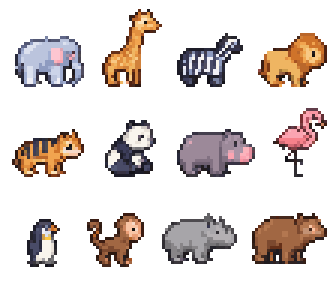
#> input picture art/pixellab/animals_sheet_chunky_1.png, 112 x 96 px (shown 3 times larger); its folder holds 8 pictures in this run
$ python slice_pixellab.py
#> lines starting #> are read from the running program, lines starting #| are printed output that depends on the picture; after the words box and inside, x2 and y2 are one past the last pixel; in counts of white or black regions, pixels touching at a corner belong together
"""Rozřeže sheety z PixelLabu (art/pixellab/*.png) na jednotlivé sprity do art/pixellab/sprites/.
Postup: souvislé skvrny (8-okolí, slepené do 3 px kvůli stínům), seřazené po řádcích zleva doprava podle seznamu jmen.
Stín zvířat (světle šedozelená 215,219,196) se přebarví na poloprůhlednou tmavou zeleň, ať sedí na trávě."""
import os, sys
import numpy as np
from PIL import Image
from scipy import ndimage as ndi

HERE = os.path.dirname(os.path.abspath(__file__))
SRC = os.path.join(HERE, '..', 'pixellab')
OUT = os.path.join(SRC, 'sprites'); os.makedirs(OUT, exist_ok=True)

ANIMALS = ['elephant', 'giraffe', 'zebra', 'lion', 'tiger', 'panda', 'hippo', 'flamingo', 'penguin', 'monkey', 'rhino', 'bear']
DECOR = ['bench_wood', 'bench_green', 'bench_stone', 'bench_color', 'lamp', 'bin', 'drink', 'signpost',
         'picnic', 'planter', 'fountain', 'hedge', 'statue', 'kiosk', 'palm_pot', 'balloons']

def slice_sheet(fn, names, rows, shadow=False, prefix='', grow=2):
#> called with fn = 'animals_sheet_chunky_1.png', rows = 3, shadow = False, prefix = 'a_', grow = 1
    im = Image.open(os.path.join(SRC, fn)).convert('RGBA'); a = np.array(im)
#> in slice_sheet, im is the input picture: PIL image 112x96 RGBA; mean R, G, B, A 37.9, 30, 27.1, 69.1
    if shadow:
        m = (a[:, :, 0] == 215) & (a[:, :, 1] == 219) & (a[:, :, 2] == 196) & (a[:, :, 3] > 0)
        a[m] = (40, 90, 45, 110)
    mask = a[:, :, 3] > 0
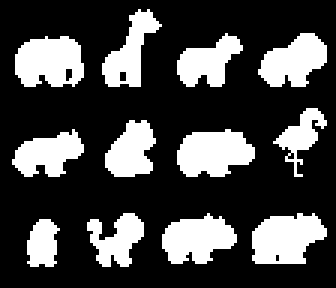
#> mask: shape (96, 112) bool (shown 3 times larger); 27.1% white; 12 white regions, largest, box (x1, y1, x2, y2) and area: (84, 71, 109, 88) 318, (5, 12, 28, 29) 314, (59, 43, 85, 59) 311
    grown = ndi.binary_dilation(mask, structure=np.ones((3, 3)), iterations=grow) if grow > 0 else mask
#> grown: shape (96, 112) bool; 37.8% white; 12 white regions, largest, box (x1, y1, x2, y2) and area: (4, 11, 29, 30) 417, (83, 70, 110, 89) 415, (58, 42, 86, 60) 405
    lab, n = ndi.label(grown, structure=np.ones((3, 3)))
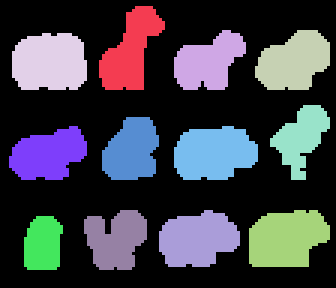
#> lab: shape (96, 112) int32 (shown 3 times larger); 13 distinct labels, from 0 to 12; one colour per label, 0 black
#> n = 12
    comps = []
    for k in range(1, n + 1):
        ys, xs = np.where((lab == k) & mask)
        if len(ys) < 25: continue
        comps.append((ys.min(), ys.max(), xs.min(), xs.max(), k))
#> after the loop, comps = [(3, 28, 34, 53, 1), (11, 28, 59, 80, 2), (11, 28, 86, 108, 3), (12, 28, 5, 27, 4), (36, 58, 91, 108, 5), (40, 58, 35, 51, 6), (43, 58, 4, 27, 7), (43, 58, 59, 84, 8), (71, 88, 29, 47, 9), (71, 87, 54, 78, 10), (71, 87, 84, 108, 11), (73, 88, 9, 19, 12)]
    if len(comps) != len(names):
        print(f'POZOR {fn}: nalezeno {len(comps)} skvrn, čekám {len(names)}');
    # řádky podle středu y
    comps.sort(key=lambda c: (c[0] + c[1]) / 2)
    per = len(names) // rows
    ordered = []
    for r in range(rows):
        chunk = sorted(comps[r * per:(r + 1) * per], key=lambda c: c[2])
        ordered += chunk
    for name, (y0, y1, x0, x1, k) in zip(names, ordered):
        sub = a[y0:y1 + 1, x0:x1 + 1].copy()
        keep = ((lab[y0:y1 + 1, x0:x1 + 1] == k) & (sub[:, :, 3] > 0))
        sub[~keep] = 0
        Image.fromarray(sub).save(os.path.join(OUT, f'{prefix}{name}.png'))
#> this loop made 12 passes
    return len(ordered)

PLANTS = ['oak1', 'oak2', 'oak3', 'pine1', 'pine2', 'birch', 'cherry', 'palm', 'bush1', 'bush2', 'flowers', 'reeds', 'tuft', 'bamboo', 'acacia', 'shrub']
TREE_SHADOW = ['oak1', 'oak2', 'oak3', 'pine1', 'pine2', 'birch', 'cherry', 'palm', 'bamboo', 'acacia']
CHEAP = ['alpaca', 'goat', 'sheep', 'rabbit', 'duck', 'donkey', 'pig', 'peacock', 'capybara', 'redpanda', 'meerkat', 'tortoise']
B1 = ['lodge', 'barn', 'pagoda', 'penguin_house', 'treehouse', 'aquarium', 'cafe', 'shop', 'aviary']
B2 = ['carousel', 'ferris', 'station', 'playground', 'toilets', 'clinic', 'ticket', 'gate', 'popcorn']

def add_shadow(prefix):
    """chunky zvířata nemají stín: pod nohy přidá poloprůhlednou elipsu (stejná jako u ostatních)"""
#> called with prefix = 'a_'
    for fn in os.listdir(OUT):
        if not (fn.startswith(prefix) and fn.endswith('.png')): continue
        im = Image.open(os.path.join(OUT, fn)).convert('RGBA')
#> im: PIL image 25x17 RGBA
        out = Image.new('RGBA', (im.width + 2, im.height + 3), (0, 0, 0, 0))
#> out: PIL image 27x20 RGBA; every value is 0
        from PIL import ImageDraw
        d = ImageDraw.Draw(out)
        cx = out.width // 2; rx = max(5, int(im.width * 0.42))
#> after `cx = out.width // 2`: cx = 13
#> after `rx = max(5, int(im.width * 0.42))`: rx = 10
        d.ellipse([cx - rx, im.height - 2, cx + rx, im.height + 1], fill=(40, 90, 45, 110))
        out.alpha_composite(im, (1, 0))
        out.save(os.path.join(OUT, fn))

B1 = ['lodge', 'barn', 'pagoda', 'penguin_house', 'treehouse', 'aquarium', 'cafe', 'shop', 'aviary']
B2 = ['carousel', 'ferris', 'station', 'playground', 'toilets', 'clinic', 'ticket', 'gate', 'popcorn']

if __name__ == '__main__':
    # aktuální sada = „chunky“ (hustota pixelů jako naše sprity); detailní sheety zůstávají v sprites_detailed
    print('zvířata:', slice_sheet('animals_sheet_chunky_1.png', ANIMALS, 3, prefix='a_', grow=1)); add_shadow('a_')
    print('levná zvířata:', slice_sheet('animals_sheet_cheap_1.png', CHEAP, 3, prefix='a_', grow=1)); add_shadow('a_')
#> call 2 of slice_sheet, with fn = 'animals_sheet_cheap_1.png', rows = 3, shadow = False, prefix = 'a_', grow = 1
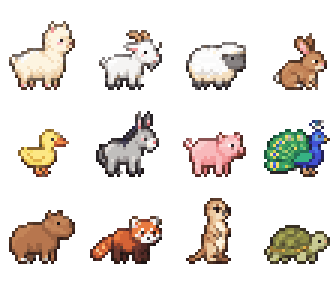
#> input picture art/pixellab/animals_sheet_cheap_1.png, 112 x 96 px (shown 3 times larger)
#> in slice_sheet, im is the input picture: PIL image 112x96 RGBA; mean R, G, B, A 40.4, 34.8, 29.6, 65.4
#> in slice_sheet (call 2), `mask = a[:, :, 3] > 0`: mask: shape (96, 112) bool; 25.7% white; 12 white regions, largest, box (x1, y1, x2, y2) and area: (3, 7, 25, 30) 296, (88, 40, 110, 59) 273, (3, 70, 25, 88) 259
#> in slice_sheet (call 2), `grown = ndi.binary_dilation(mask, structure=np.ones((3, 3)), iteration..`: grown: shape (96, 112) bool; 35.9% white; 12 white regions, largest, box (x1, y1, x2, y2) and area: (2, 6, 26, 31) 400, (87, 39, 111, 60) 376, (31, 36, 54, 60) 356
#> in slice_sheet (call 2), `lab, n = ndi.label(grown, structure=np.ones((3, 3)))`: lab: shape (96, 112) int32; 13 distinct labels, from 0 to 12
#> in add_shadow (call 2), `out = Image.new('RGBA', (im.width + 2, im.height + 3), (0, 0, 0, 0))`: out: PIL image 24x26 RGBA; every value is 0
    print('rostliny:', slice_sheet('plants_sheet_chunky_1.png', PLANTS, 4, prefix='', grow=1))
#> call 3 of slice_sheet, with fn = 'plants_sheet_chunky_1.png', rows = 4, shadow = False, prefix = '', grow = 1
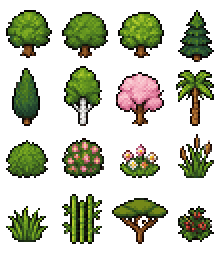
#> input picture art/pixellab/plants_sheet_chunky_1.png, 112 x 128 px (shown 2 times larger)
#> in slice_sheet, im is the input picture: PIL image 112x128 RGBA; mean R, G, B, A 27.1, 31.1, 13.8, 85.2
#> in slice_sheet (call 3), `mask = a[:, :, 3] > 0`: mask: shape (128, 112) bool; 33.4% white; 16 white regions, largest, box (x1, y1, x2, y2) and area: (58, 36, 82, 63) 412, (59, 6, 82, 29) 364, (3, 5, 26, 29) 362
#> in slice_sheet (call 3), `grown = ndi.binary_dilation(mask, structure=np.ones((3, 3)), iteration..`: grown: shape (128, 112) bool; 45.6% white; 16 white regions, largest, box (x1, y1, x2, y2) and area: (57, 35, 83, 64) 533, (30, 96, 52, 123) 484, (2, 4, 27, 30) 470
#> in slice_sheet (call 3), `lab, n = ndi.label(grown, structure=np.ones((3, 3)))`:
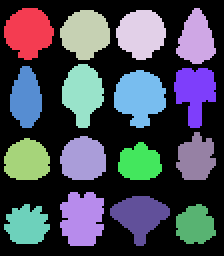
#> lab: shape (128, 112) int32 (shown 2 times larger); 17 distinct labels, from 0 to 16; one colour per label, 0 black
    for n in TREE_SHADOW:                        # stín pod kmenem: strom pevně stojí na zemi
        f = os.path.join(OUT, n + '.png'); im = Image.open(f).convert('RGBA'); out = Image.new('RGBA', (im.width + 2, im.height + 2), (0, 0, 0, 0))
#> after `out = Image.new('RGBA', (im.width + 2, im.height + 2), (0, 0, 0, 0))`: out: PIL image 25x26 RGBA; every value is 0
        from PIL import ImageDraw
        ImageDraw.Draw(out).ellipse([out.width // 2 - max(5, im.width // 3), im.height - 2, out.width // 2 + max(5, im.width // 3), im.height + 1], fill=(40, 90, 45, 110))
        out.alpha_composite(im, (1, 0)); out.save(f)
    print('dekorace:', slice_sheet('decor_sheet_chunky_1.png', DECOR, 4, prefix='d_', grow=0))
#> call 4 of slice_sheet, with fn = 'decor_sheet_chunky_1.png', rows = 4, shadow = False, prefix = 'd_', grow = 0
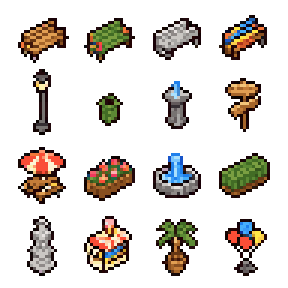
#> input picture art/pixellab/decor_sheet_chunky_1.png, 96 x 96 px (shown 3 times larger)
#> in slice_sheet, im is the input picture: PIL image 96x96 RGBA; mean R, G, B, A 26.4, 21.4, 16.1, 63.8
#> in slice_sheet (call 4), `mask = a[:, :, 3] > 0`:
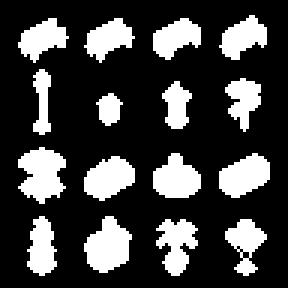
#> mask: shape (96, 96) bool (shown 3 times larger); 25% white; 16 white regions, largest, box (x1, y1, x2, y2) and area: (6, 49, 22, 68) 206, (28, 72, 44, 91) 201, (73, 51, 90, 66) 174
#> (the run stopped early here; a loop or call above may not have finished)
